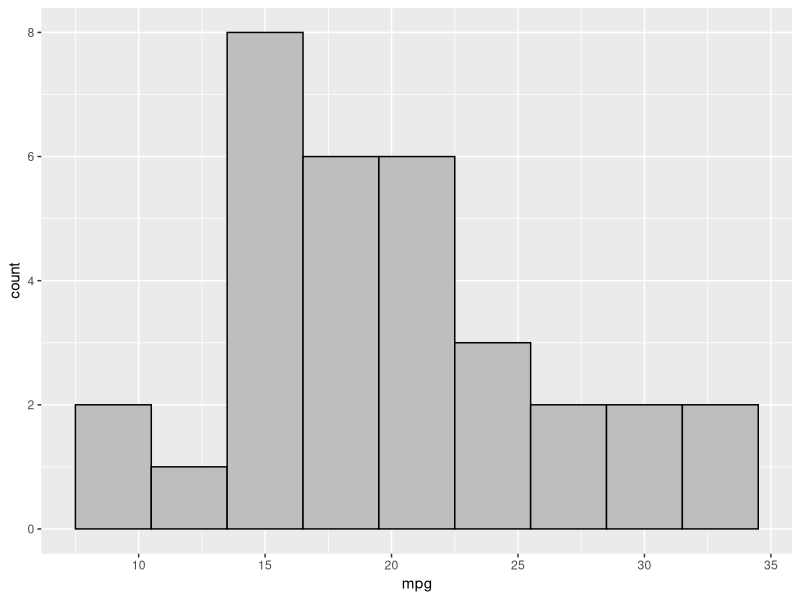
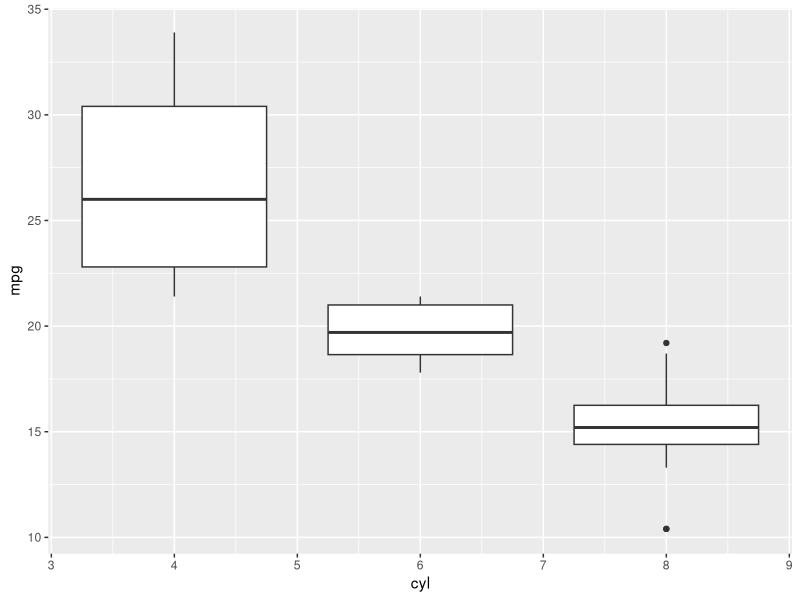
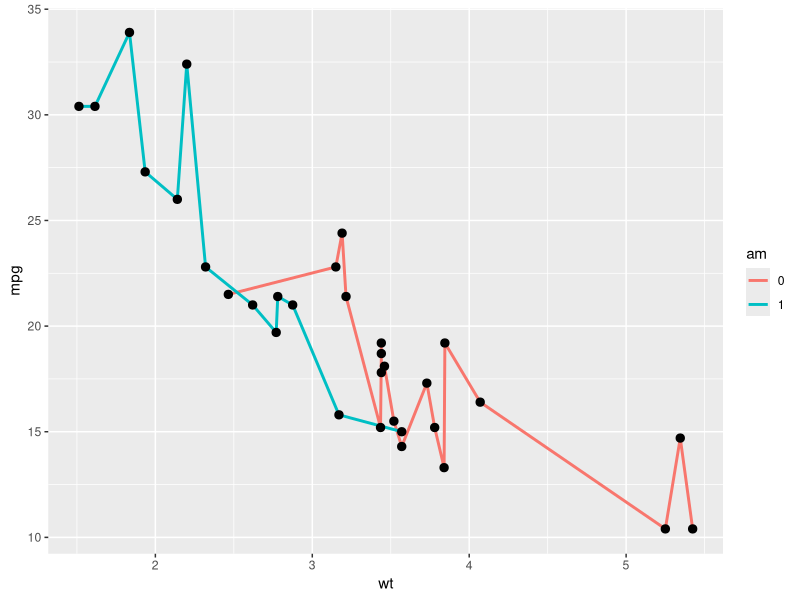
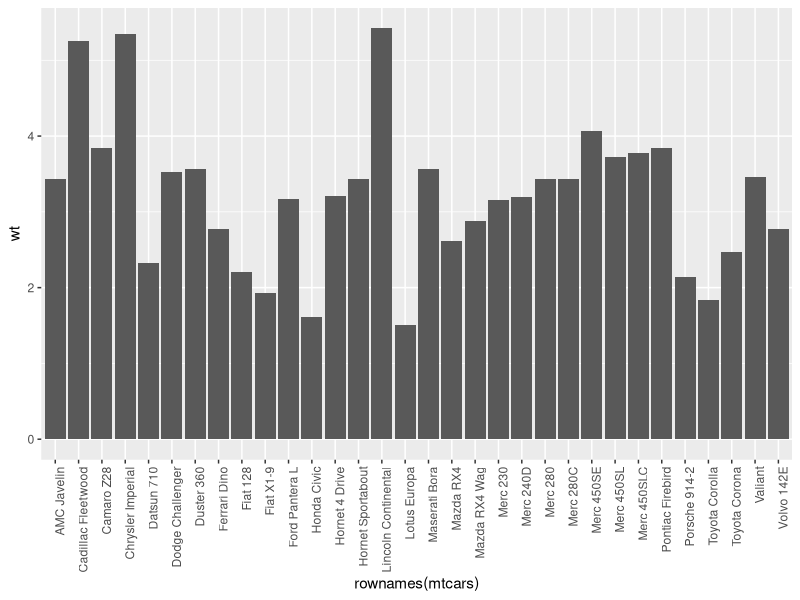
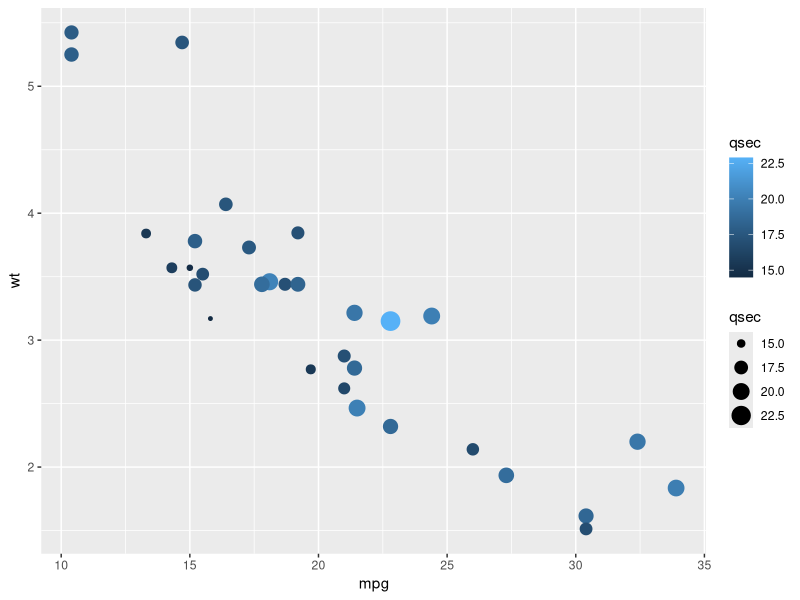

Source code (R) for these figures, in order:
## ---- chunk 1
# Add your library below.

library(ggplot2)

## ---- chunk 2
# Write your code below.
ggplot(mtcars, aes(x = mpg)) + geom_histogram(binwidth = 3, color = "black", fill = "grey")
## ---- chunk 3
# Write your code below.
ggplot(mtcars, aes(group = cyl, x = cyl, y = mpg)) + geom_boxplot()
## ---- chunk 4
# Write your code below.
mtcars$am <- as.factor(mtcars$am)
ggplot(mtcars, aes(x = wt, y = mpg, group = am, color = am)) + geom_line(size = 1) + geom_point(color = "black", size = 2.5)
## ---- chunk 5
# Write your code below.
ggplot(mtcars, aes(rownames(mtcars), y = wt)) + geom_bar(stat = "identity") + theme(axis.text.x = element_text(angle = 90, hjust = 1))
## ---- chunk 6
# Write your code below.
ggplot(mtcars, aes(x = mpg, y = wt)) + geom_point(aes(size = qsec, color = qsec))
